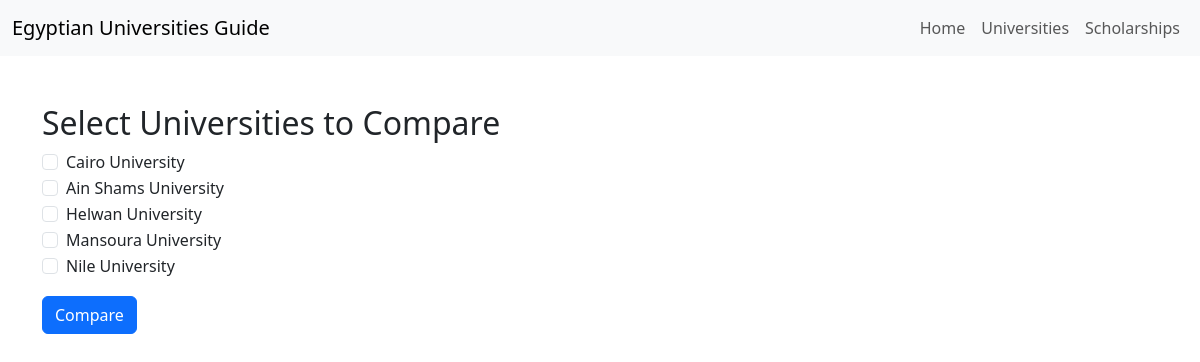
The page /universities/compare/ (signed in) on the database its author committed.
### pages/models.py (models this page shows, shortened)
class University(models.Model):
    universityID = models.IntegerField(unique=True)
    name = models.CharField(max_length=250)
    location = models.CharField(max_length=250)
    about = models.TextField()
    website = models.URLField(max_length=250)
    ranking = models.IntegerField(null=True, blank=True)
    programs = models.ManyToManyField('Program', related_name='universities')  # Many-to-many with Program
    scholarships = models.ManyToManyField('Scholarship', related_name='universities')  # Many-to-many with Scholarship
    short_description = models.CharField(max_length=255, default='Your default value here')
    latitude = models.FloatField(null=True)
    longitude = models.FloatField(null=True)

### pages/views.py (the view)
# urls.py: path("universities/compare/", views.compare_page, name="compare_page"),
@login_required
def compare_page(request):
    universities = University.objects.all()
    return render(request, "compare.html", {"universities": universities})

### pages/templates/compare.html (shortened to what this page needs)
{% load static %}
<!DOCTYPE html>
<html lang="en">
<head>
    <link href="https://cdn.jsdelivr.net/npm/bootstrap@5.3.0-alpha3/dist/css/bootstrap.min.css" rel="stylesheet">
</head>
<body>
    <nav class="navbar navbar-expand-lg navbar-light bg-light">
        <div class="container-fluid">
            <a class="navbar-brand" href="#">Egyptian Universities Guide</a>
            <div class="collapse navbar-collapse" id="navbarNav">
                <ul class="navbar-nav ms-auto">
                    <li class="nav-item"><a class="nav-link" href="{% url 'index' %}">Home</a></li>
                    <li class="nav-item"><a class="nav-link" href="{% url 'universities' %}">Universities</a></li>
                    <li class="nav-item"><a class="nav-link" href="{% url 'scholarships' %}">Scholarships</a></li>
                </ul>
            </div>
        </div>
    </nav>
    <div class="container mt-5">
        <h2>Select Universities to Compare</h2>
        <form action="{% url 'compare_results' %}" method="GET">
            {% for university in universities %}
                <div class="form-check">
                    <input class="form-check-input" type="checkbox" name="universities" value="{{ university.universityID }}">
                    <label class="form-check-label">{{ university.name }}</label>
                </div>
            {% endfor %}
            <button type="submit" class="btn btn-primary mt-3">Compare</button>
        </form>
    </div>
</body>
</html>

### rows shown on the page
University: name "Cairo University"
University: name "Ain Shams University"
University: name "Helwan University"
University: name "Mansoura University"
University: name "Nile University"
